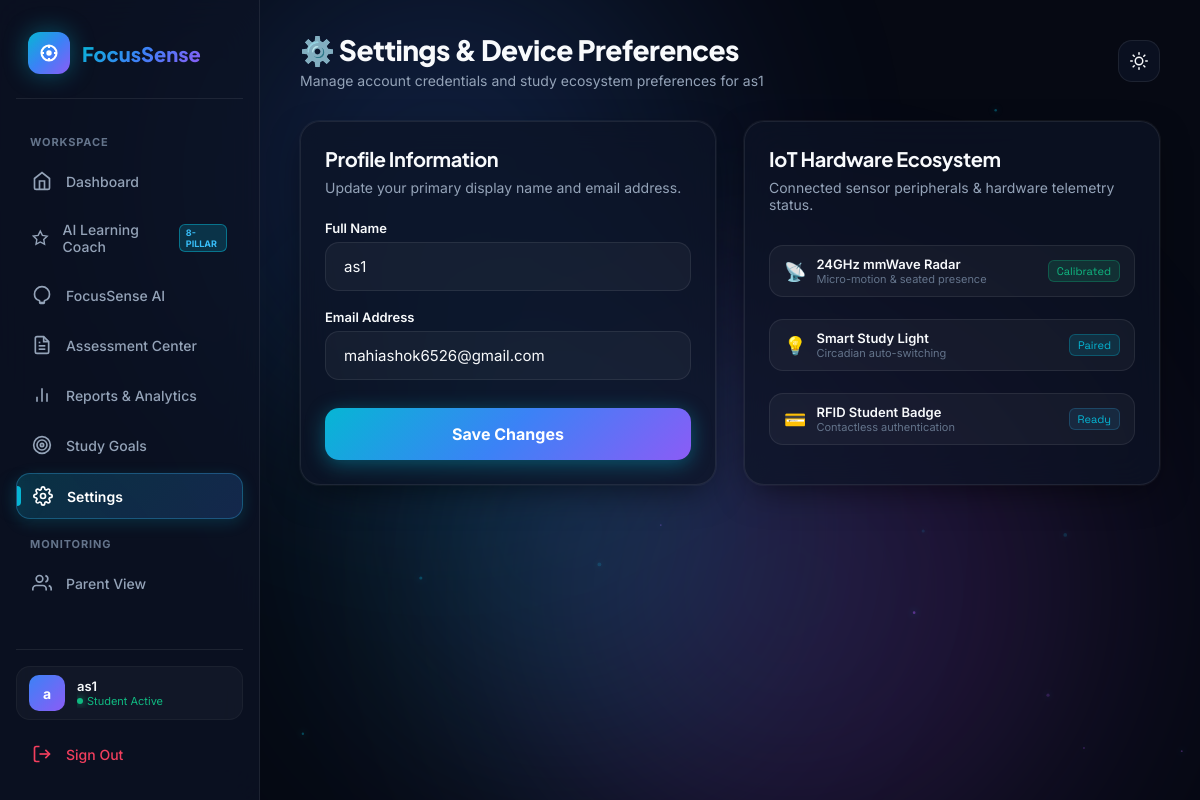
Page /settings (signed in) on the committed database.
### tables this page shows
CREATE TABLE users (
    id INTEGER PRIMARY KEY AUTOINCREMENT,
    fullname TEXT,
    email TEXT,
    username TEXT,
    password TEXT
);

### app.py (the view, shortened to what this page needs)
@app.route("/settings", methods=["GET", "POST"])
def settings():
    if "user_id" not in session:
        return redirect("/login")
    user_id = session["user_id"]
    conn = get_db()
    cursor = conn.cursor()
    cursor.execute("SELECT fullname, email, username FROM users WHERE id = ?", (user_id,))
    user = cursor.fetchone()
    conn.close()
    return render_template(
        "settings.html",
        fullname=user["fullname"] if user else session.get("fullname", ""),
        email=user["email"] if user else "",
        username=user["username"] if user else ""
    )

### app.py (called while the page is built)
def get_db():
    conn = sqlite3.connect(DATABASE, timeout=30.0)
    conn.row_factory = sqlite3.Row
    return conn

### templates/settings.html (shortened to what this page needs)
<!DOCTYPE html>
<html lang="en">
<head>
    <link rel="stylesheet" href="{{ url_for('static', filename='css/style.css') }}">
</head>
<body>
    <div class="ambient-mesh">
        <div class="mesh-blob blob-1"></div>
        <div class="mesh-blob blob-2"></div>
        <div class="mesh-blob blob-3"></div>
    </div>
    <div class="app-layout">
        <aside class="app-sidebar">
            <a href="/dashboard" class="sidebar-brand">
                <div class="brand-icon">
                    <svg width="20" height="20" viewBox="0 0 24 24" fill="none" stroke="currentColor" stroke-width="2.5">
                        <circle cx="12" cy="12" r="9"></circle>
                        <path d="M12 3v3m0 12v3M3 12h3m12 0h3"></path>
                        <circle cx="12" cy="12" r="2" fill="currentColor"></circle>
                    </svg>
                </div>
                <span class="brand-text">FocusSense</span>
            </a>
            <div class="sidebar-nav">
                <div class="nav-section-title">Workspace</div>
                <a href="/dashboard" class="nav-link">
                    <svg width="20" height="20" viewBox="0 0 24 24" fill="none" stroke="currentColor" stroke-width="2">
                        <path d="M3 9l9-7 9 7v11a2 2 0 0 1-2 2H5a2 2 0 0 1-2-2z"></path>
                        <polyline points="9 22 9 12 15 12 15 22"></polyline>
                    </svg>
                    <span>Dashboard</span>
                </a>
                <a href="/coach" class="nav-link">
                    <svg width="20" height="20" viewBox="0 0 24 24" fill="none" stroke="currentColor" stroke-width="2">
                        <polygon points="12 2 15.09 8.26 22 9.27 17 14.14 18.18 21.02 12 17.77 5.82 21.02 7 14.14 2 9.27 8.91 8.26 12 2"></polygon>
                    </svg>
                    <span>AI Learning Coach</span>
                    <span style="font-size: 9px; padding: 2px 6px; background: rgba(6, 182, 212, 0.2); border: 1px solid rgba(6, 182, 212, 0.5); color: #38bdf8; border-radius: 6px; margin-left: auto; text-transform: uppercase; font-weight: 700;">8-Pillar</span>
                </a>
                <a href="/ai" class="nav-link">
                    <svg width="20" height="20" viewBox="0 0 24 24" fill="none" stroke="currentColor" stroke-width="2">
                        <path d="M12 2a9 9 0 0 1 9 9c0 3.6-2.4 6.6-5.7 7.7-.3.1-.5.4-.5.7v1.6c0 .6-.4 1-1 1h-3.6c-.6 0-1-.4-1-1v-1.6c0-.3-.2-.6-.5-.7C5.4 17.6 3 14.6 3 11a9 9 0 0 1 9-9z"></path>
                        <line x1="9" y1="21" x2="15" y2="21"></line>
                    </svg>
                    <span>FocusSense AI</span>
                </a>
                <a href="/assessment" class="nav-link">
                    <span>Assessment Center</span>
                </a>
                <a href="/reports" class="nav-link">
                    <svg width="20" height="20" viewBox="0 0 24 24" fill="none" stroke="currentColor" stroke-width="2">
                        <line x1="18" y1="20" x2="18" y2="10"></line>
                        <line x1="12" y1="20" x2="12" y2="4"></line>
                        <line x1="6" y1="20" x2="6" y2="14"></line>
                    </svg>
                    <span>Reports & Analytics</span>
                </a>
                <a href="/goals" class="nav-link">
                    <svg width="20" height="20" viewBox="0 0 24 24" fill="none" stroke="currentColor" stroke-width="2">
                        <circle cx="12" cy="12" r="10"></circle>
                        <circle cx="12" cy="12" r="6"></circle>
                        <circle cx="12" cy="12" r="2"></circle>
                    </svg>
                    <span>Study Goals</span>
                </a>
                <a href="/settings" class="nav-link active">
                    <span>Settings</span>
                </a>
                <div class="nav-section-title">Monitoring</div>
                <a href="/parent" class="nav-link">
                    <svg width="20" height="20" viewBox="0 0 24 24" fill="none" stroke="currentColor" stroke-width="2">
                        <path d="M17 21v-2a4 4 0 0 0-4-4H5a4 4 0 0 0-4 4v2"></path>
                        <circle cx="9" cy="7" r="4"></circle>
                        <path d="M23 21v-2a4 4 0 0 0-3-3.87"></path>
                        <path d="M16 3.13a4 4 0 0 1 0 7.75"></path>
                    </svg>
                    <span>Parent View</span>
                </a>
            </div>
            <div class="sidebar-footer">
                <div class="user-profile-pill">
                    <div class="user-avatar">{{ fullname[:1] if fullname else 'S' }}</div>
                    <div class="user-info">
                        <div class="user-name">{{ fullname }}</div>
                        <div class="user-status-text">
                            <span class="status-dot"></span>
                            <span>Student Active</span>
                        </div>
                    </div>
                </div>
                <a href="/logout" class="nav-link" style="color: var(--accent-rose);">
                    <svg width="18" height="18" viewBox="0 0 24 24" fill="none" stroke="currentColor" stroke-width="2">
                        <path d="M9 21H5a2 2 0 0 1-2-2V5a2 2 0 0 1 2-2h4"></path>
                        <polyline points="16 17 21 12 16 7"></polyline>
                        <line x1="21" y1="12" x2="9" y2="12"></line>
                    </svg>
                    <span>Sign Out</span>
                </a>
            </div>
        </aside>
        <main class="app-main">
            <header class="top-header">
                <div class="header-left">
                    <h1>⚙️ Settings & Device Preferences</h1>
                    <p>Manage account credentials and study ecosystem preferences for {{ fullname }}</p>
                </div>
                <div class="header-actions">
                    <button class="theme-toggle-btn" id="themeToggleBtn" onclick="toggleTheme()" title="Toggle Theme" aria-label="Toggle Theme">
                    </button>
                </div>
            </header>
            <div class="goals-layout-grid">
                <div class="glass-card">
                    <h2 style="font-size: 20px; font-weight: 700; margin-bottom: 8px;">Profile Information</h2>
                    <p style="color: var(--text-secondary); font-size: 14px; margin-bottom: 24px;">
                        Update your primary display name and email address.
                    </p>
                    <form method="POST" action="/settings" class="auth-form">
                        <div>
                            <label style="font-size: 13px; font-weight: 600; margin-bottom: 6px; display: block;">Full Name</label>
                            <input type="text" id="fullname" name="fullname" class="modern-input" value="{{ fullname }}" required autocomplete="name">
                        </div>
                        <div>
                            <label style="font-size: 13px; font-weight: 600; margin-bottom: 6px; display: block;">Email Address</label>
                            <input type="email" id="email" name="email" class="modern-input" value="{{ email }}" required autocomplete="email">
                        </div>
                        <button type="submit" class="btn-study btn-study-start" style="width: 100%; justify-content: center; margin-top: 10px;">
                            Save Changes
                        </button>
                    </form>
                </div>
                <div class="glass-card">
                    <h2 style="font-size: 20px; font-weight: 700; margin-bottom: 8px;">IoT Hardware Ecosystem</h2>
                    <p style="color: var(--text-secondary); font-size: 14px; margin-bottom: 24px;">
                        Connected sensor peripherals & hardware telemetry status.
                    </p>
                    <div style="display: flex; flex-direction: column; gap: 14px;">
                        <div class="radar-status-pill">
                            <div style="display: flex; align-items: center; gap: 10px;">
                                <span style="font-size: 18px;">📡</span>
                                <div>
                                    <div style="font-size: 13px; font-weight: 600; color: var(--text-primary);">24GHz mmWave Radar</div>
                                    <div style="font-size: 11px; color: var(--text-muted);">Micro-motion & seated presence</div>
                                </div>
                            </div>
                            <span class="telemetry-tag" style="background: rgba(16, 185, 129, 0.15); color: var(--accent-emerald); border-color: rgba(16, 185, 129, 0.3);">
                                Calibrated
                            </span>
                        </div>
                        <div class="radar-status-pill">
                            <div style="display: flex; align-items: center; gap: 10px;">
                                <span style="font-size: 18px;">💡</span>
                                <div>
                                    <div style="font-size: 13px; font-weight: 600; color: var(--text-primary);">Smart Study Light</div>
                                    <div style="font-size: 11px; color: var(--text-muted);">Circadian auto-switching</div>
                                </div>
                            </div>
                            <span class="telemetry-tag" style="background: rgba(6, 182, 212, 0.15); color: var(--accent-cyan); border-color: rgba(6, 182, 212, 0.3);">
                                Paired
                            </span>
                        </div>
                        <div class="radar-status-pill">
                            <div style="display: flex; align-items: center; gap: 10px;">
                                <span style="font-size: 18px;">💳</span>
                                <div>
                                    <div style="font-size: 13px; font-weight: 600; color: var(--text-primary);">RFID Student Badge</div>
                                    <div style="font-size: 11px; color: var(--text-muted);">Contactless authentication</div>
                                </div>
                            </div>
                            <span class="telemetry-tag">
                                Ready
                            </span>
                        </div>
                    </div>
                </div>
            </div>
        </main>
    </div>
</body>
</html>

### rows in the picture
users: fullname "a", fullname "as1", email "mahiashok6526@gmail.com"
